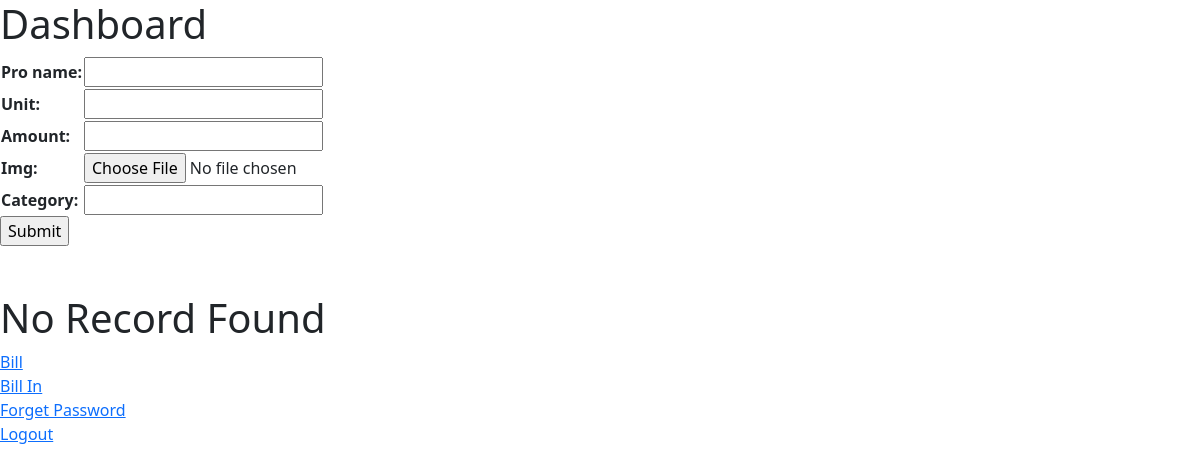
Page /dashboard/ (signed in) on the earlier database version.
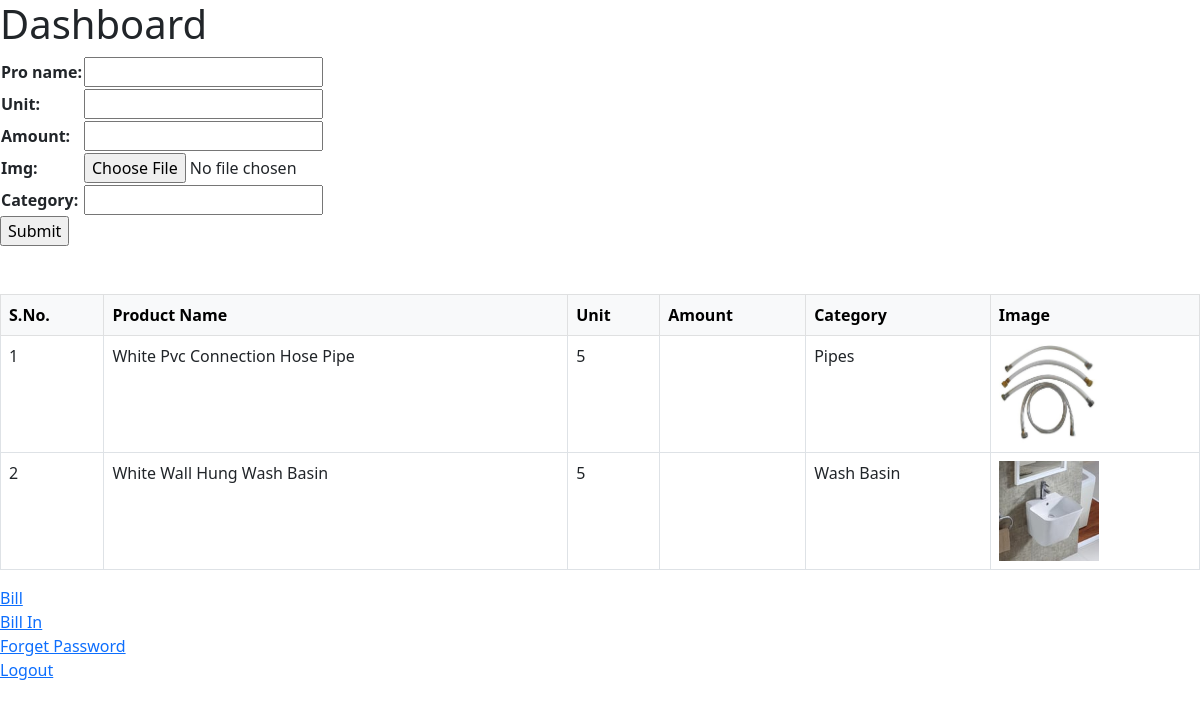
Same page on the later database version.
### myapp/models.py (models this page shows, shortened)
class Product(models.Model):
    pro_name = models.CharField(max_length=100)
    unit = models.IntegerField()
    amount = models.IntegerField()
    img = models.ImageField(upload_to='upload', null=True)
    category = models.CharField(max_length=100)

### myapp/views.py (the view)
# urls.py: path('dashboard/', views.dashboard, name='dashboard'),
def dashboard(request):
    if not request.user.is_authenticated:
        return redirect(index)
    if request.method == "POST":
        form = ProductForm(data=request.POST, files=request.FILES)
        if form.is_valid():
            form.save()
            form = ProductForm()
    else:
        form = ProductForm()
    product = Product.objects.all()
    return render(request, 'dashboard.html', locals())

### myapp/forms.py
class ProductForm(forms.ModelForm):
    class Meta:
        model = Product
        fields = ("pro_name", "unit", "amount", "img", "category")

### templates/dashboard.html (shortened to what this page needs)
<!DOCTYPE html>
<html lang="en">
    <head>
        <link href="https://cdn.jsdelivr.net/npm/bootstrap@5.3.0-alpha1/dist/css/bootstrap.min.css" rel="stylesheet">
    </head>
    <body>
        <h1>Dashboard</h1>
        <form method="post" enctype="multipart/form-data">
            <table>
                {{form}}
            </table>
            <input type="submit" value="Submit">
        </form>
        <br><br>
        {% if product %}
            <table border="1" class="table table-bordered">
                <tr class="table-light">
                    <th>S.No.</th>
                    <th>Product Name</th>
                    <th>Unit</th>
                    <th>Amount</th>
                    <th>Category</th>
                    <th>Image</th>
                </tr>
                {% for p in product %}
                <tr>
                    <td>{{forloop.counter}}</td>
                    <td>{{p.pro_name}}</td>
                    <td>{{p.unit}}</td>
                    <td>{{p.rate}}</td>
                    <td>{{p.category}}</td>
                    <td><img src="{{p.img.url}}" alt="img-thumbnail" width="100px"></td>
                </tr>
                {% endfor %}
            </table>
        {% else %}
            <h1>No Record Found</h1>
        {% endif %}
        <a href="{% url 'bill' %}" >Bill</a><br>
        <a href="{% url 'bill_in' %}" >Bill In</a><br>
        <a href="{% url 'forget_password' %}" >Forget Password</a>
        <br>
        <a href="{% url 'user_logout' %}">Logout</a>
    </body>
</html>

Differences in the rows shown:
now on this page (row edited): Product: pro_name "White Pvc Connection Hose Pipe", unit "5", category "Pipes", img (picture)
now on this page (row edited): Product: pro_name "White Wall Hung Wash Basin", unit "5", category "Wash Basin", img (picture)
Other differences:
text no longer shown: "No Record Found"
text now shown: "S.No. Product Name Unit Amount Category Image"
